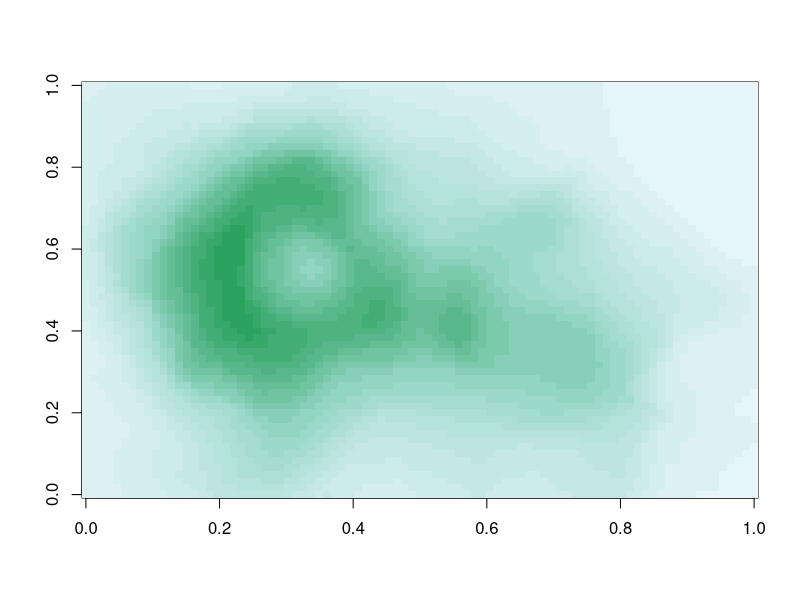
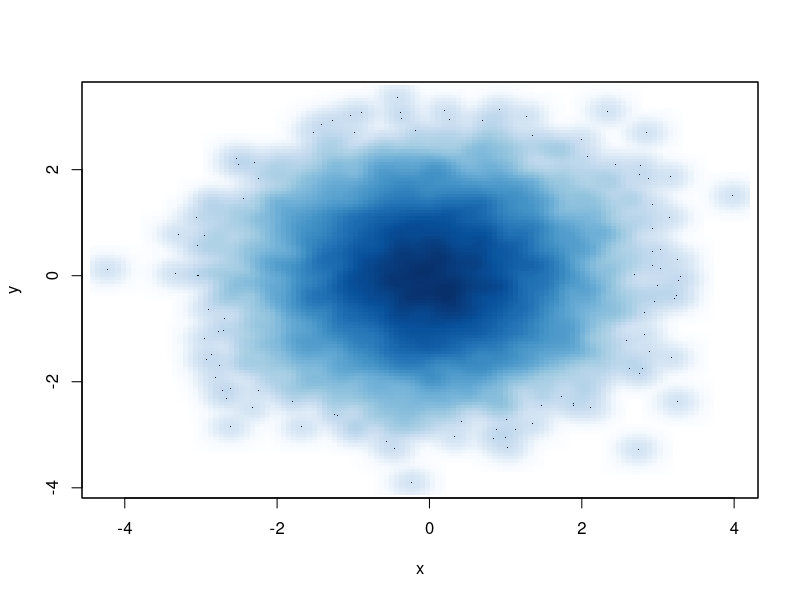
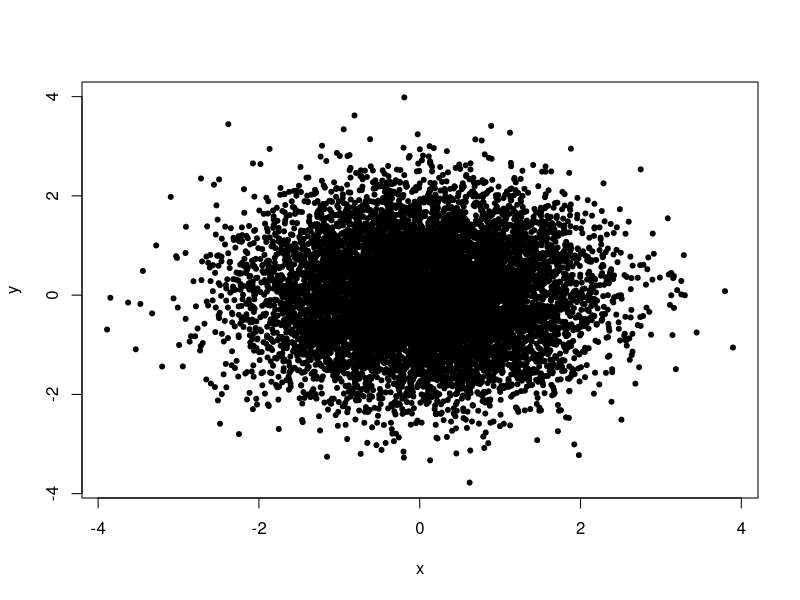
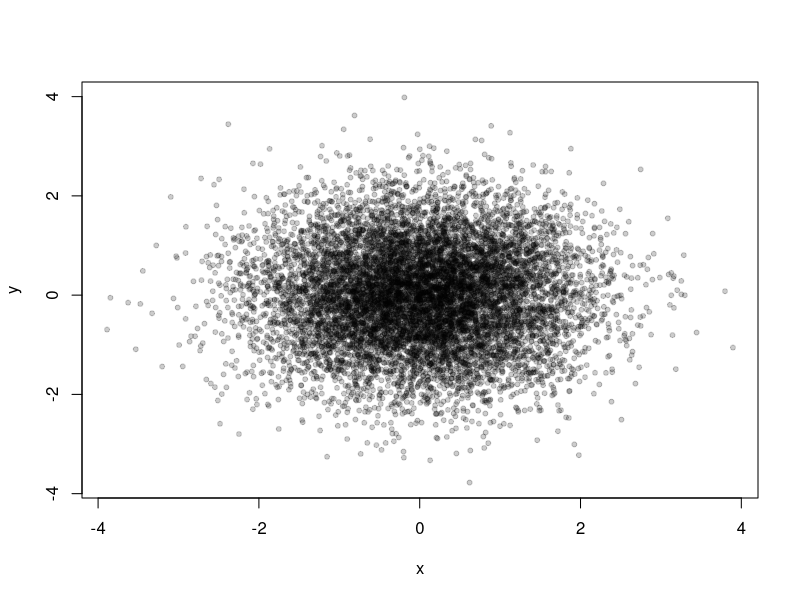

Write the R code that produced these figures, in order.
## ---- chunk 1
pal <-colorRamp(c("red","blue"))
pal(0)
pal(1)
pal(0.5)
pal(seq(0,1,len=10))

## ---- chunk 2
pal <-colorRampPalette(c("red","yellow"))
pal(2) #hexadecimal

## ---- chunk 3
library(RColorBrewer)
cols <-brewer.pal(3,"BuGn")
cols

pal <-colorRampPalette(cols)

image(volcano,col=pal(20))

## ---- chunk 4
x <-rnorm(10000)
y <-rnorm(10000)
smoothScatter(x,y) #The default color is the blues

## ---- chunk 5
x <-rnorm(10000)
y <-rnorm(10000)
plot(x,y,pch=20)

#Scatterplot with transparency
plot(x,y,col=rgb(0,0,0,alpha=0.2),pch=20)

